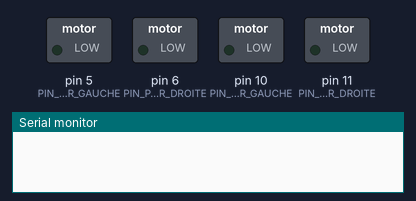
Simulated run of this program. Board: Arduino Nano, built with avr-gcc and run on an emulated ATmega328P. On the bench: switched loads named in the program (green lamp = pin HIGH), the last lines printed to the serial monitor.

Above: at 0.1 s.
At 2.6 s:
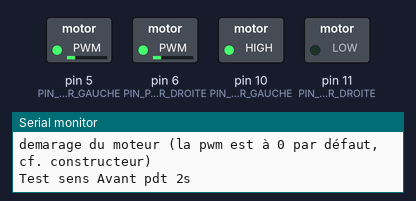
At 4.6 s:
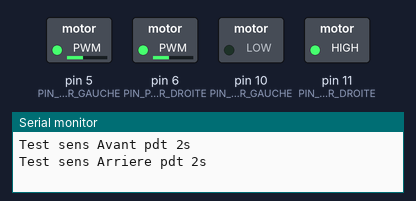
At 6.6 s:
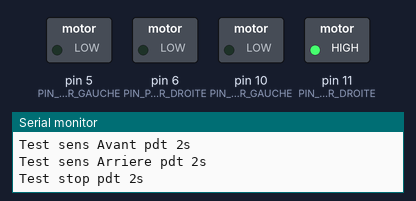
Timing chart, 0 to 8.1 s (numbered marks = the images above):
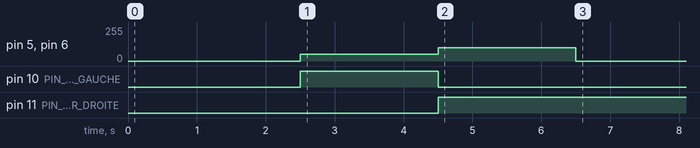

Measured:
- by itself, pin 5 (PIN_PWM_MOTEUR_GAUCHE), pin 6 (PIN_PWM_MOTEUR_DROITE): 0/255 → 50/255 at 2.5 s, → 100/255 2.0 s later, → 0/255 2.0 s later
- by itself, pin 10 (PIN_SENS_MOTEUR_GAUCHE): LOW → HIGH at 2.5 s, → LOW 2.0 s later
- by itself, pin 11 (PIN_SENS_MOTEUR_DROITE): LOW → HIGH at 4.5 s

The program:

main.cpp
```cpp
#include <Arduino.h>
//inclusion de notre classe
#include "Moteur.h"


//Affectation des sorties de la carte pour les moteurs d'avance
#define PIN_SENS_MOTEUR_GAUCHE 10
#define PIN_PWM_MOTEUR_GAUCHE 5

#define PIN_SENS_MOTEUR_DROITE 11
#define PIN_PWM_MOTEUR_DROITE 6

// construction des 2 moteur (droit et gauche), la réduction est considérée comme faisant partie du moteur
Moteur moteurD(PIN_SENS_MOTEUR_DROITE, PIN_PWM_MOTEUR_DROITE, (1.0 / 120.0), 0);
Moteur moteurG(PIN_SENS_MOTEUR_GAUCHE, PIN_PWM_MOTEUR_GAUCHE, (1.0 / 120.0), 1);
/**
 * @brief fonction lancée une seule fois, permet la configuration des capteurs et actionneurs
 *
 */
void setup()
{
  Serial.begin(115200); // Démarre la communication série pour le débugage sur le moniteur série
  moteurD.setup();
  moteurG.setup();
  delay(500);
}
bool first = true;
void loop()
{
if(first)
{
  Serial.println("demarage du moteur (la pwm est à 0 par défaut, cf. constructeur)");
  // demarage du moteur (la pwm est à 0 par défaut, cf. constructeur)
  moteurD.run();
  moteurG.run();
  delay(2000);

  Serial.println("Test sens Avant pdt 2s");
  //Test sens Avant pdt 2s
  moteurD.setSens(Moteur::Avant);
  moteurD.setPWM(50);
  moteurG.setSens(Moteur::Avant);
  moteurG.setPWM(50);
  moteurD.run();
  moteurG.run();
  delay(2000);

  Serial.println("Test sens Arriere pdt 2s");
  //Test sens Arriere pdt 2s
  moteurD.setSens(Moteur::Arriere);
  moteurD.setPWM(100);
  moteurG.setSens(Moteur::Arriere);
  moteurG.setPWM(100);
  moteurD.run();
  moteurG.run();
  delay(2000);

  Serial.println("Test stop pdt 2s");
  //Test stop pdt 2s
  moteurD.setPWM(0);
  moteurG.setPWM(0);
  moteurD.run();
  moteurG.run();
  delay(2000);
  first = false; // termine le test
}

}
```
